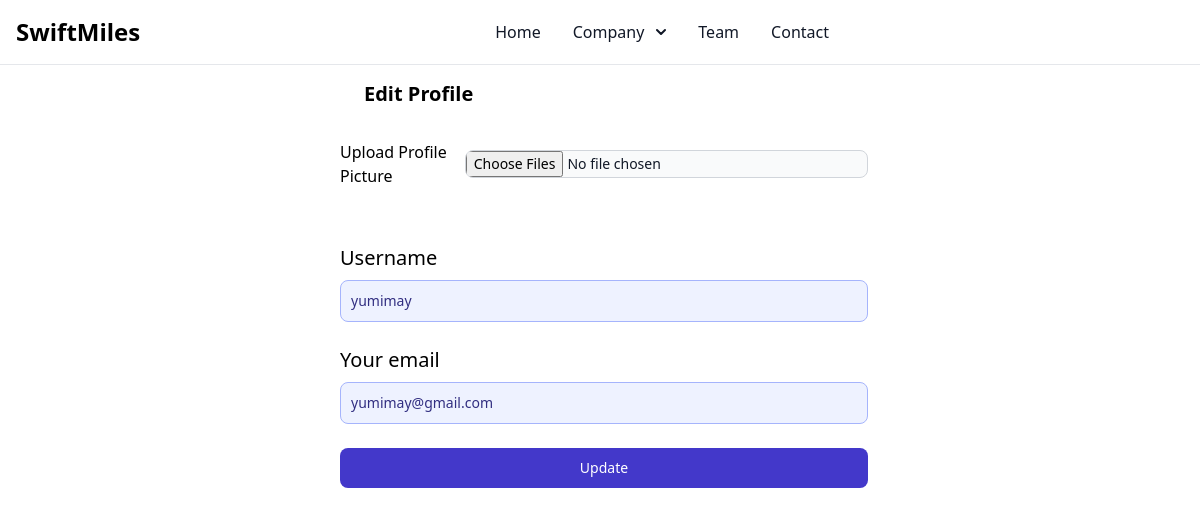
/customer/editUProfile.php?uID=7, run on an earlier commit of the app's database.
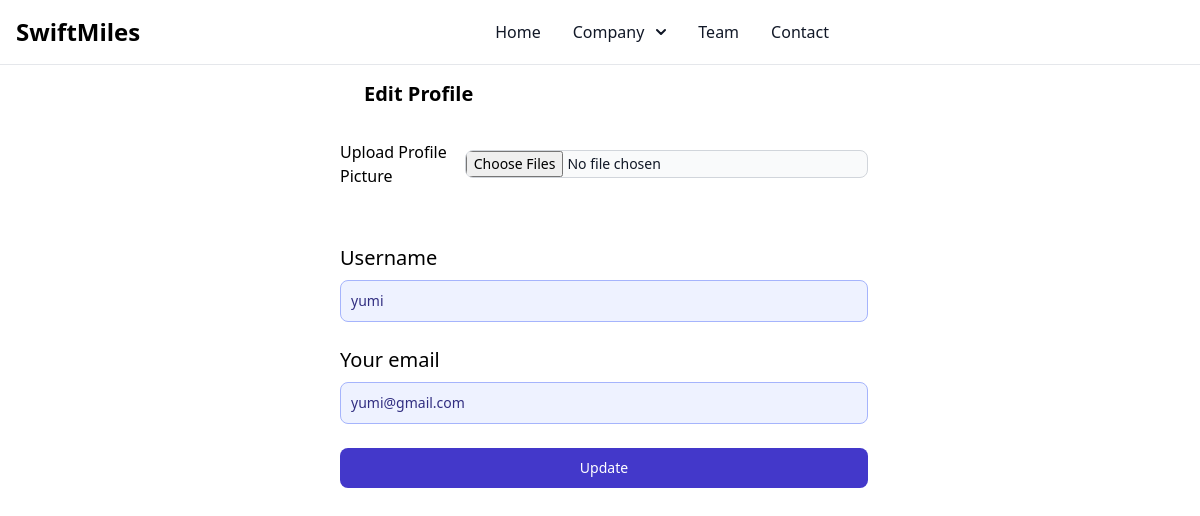
And on a later commit of the database.
### tables this page shows
CREATE TABLE `users` (
  `user_id` int(11) NOT NULL,
  `username` varchar(100) NOT NULL,
  `email` varchar(100) NOT NULL,
  `password` varchar(60) DEFAULT NULL,
  `cpassword` varchar(60) DEFAULT NULL,
  `profile` varchar(100) DEFAULT NULL
);

### src/customer/editUProfile.php (the view, shortened to what the changed rows need)
<?php
    require_once "dbconnect.php";
     if(isset($_GET['uID'])){
        $userId = $_GET['uID'];
        $user = getUserInfo($userId);
     }
     function getUserInfo($uId){
        global $conn;
        $sql = "SELECT * FROM users where user_id = ? ";
        $stmt = $conn->prepare($sql);
        $stmt->execute([$uId]);
        $user = $stmt->fetch(PDO::FETCH_ASSOC);
        return $user;
     }
?>
<!DOCTYPE html>
<html lang="en">
    <head>
        <link href="./output.css" rel="stylesheet">
        <script src="https://cdn.tailwindcss.com"></script>
    </head>
    <body>
        <form class="w-full min-h-screen ml-auto py-8 md:w-2/3 lg:w-3/4" action="<?php $_SERVER['PHP_SELF'] ?>" method="POST" enctype="multipart/form-data">
            <div class="p-2 md:p-4">
                <div class="w-full px-6 pb-8 mt-8 sm:max-w-xl sm:rounded-lg">
                    <h2 class="pl-6 text-2xl font-bold sm:text-xl">Edit Profile</h2>
                        <div class="items-center mt-8 sm:mt-14 text-[#202142]">
                        <div class="mb-2 sm:mb-6">
                                <label for="uname"
                                    class="block mb-2 text-xl font-medium text-black">
                                    Username</label>
                                <input type="text" id="uname" name="username"
                                    class="bg-indigo-50 border border-indigo-300 text-indigo-900 text-sm rounded-lg focus:ring-indigo-500 focus:border-indigo-500 block w-full p-2.5 "
                                    placeholder="" value="<?php echo $user['username']; ?>" required>
                            </div>
                            <div class="mb-2 sm:mb-6">
                                <label for="email"
                                    class="block mb-2 text-xl font-medium text-black">Your
                                    email</label>
                                <input type="email" id="email" name="email"
                                    class="bg-indigo-50 border border-indigo-300 text-indigo-900 text-sm rounded-lg focus:ring-indigo-500 focus:border-indigo-500 block w-full p-2.5 "
                                    placeholder="" value="<?php echo $user['email']; ?>" required>
                            </div>
                        </div>
                    </div>
                </div>
        </form>
    </body>
</html>

What changed in the data, as far as the page shows it:
changed users: username "yumimay" → "yumi"; email "yumimay@gmail.com" → "yumi@gmail.com"
